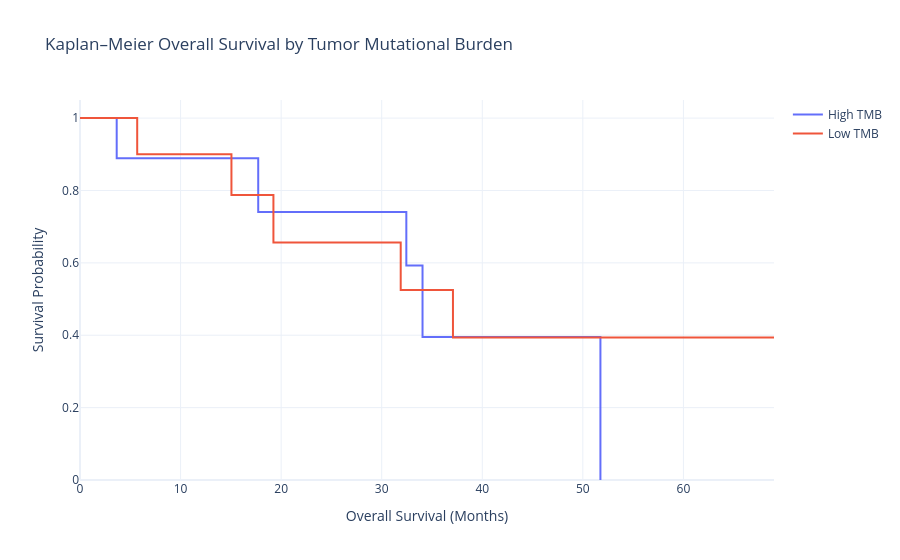

This figure's notebook cell:
### Code cell
# Format and display the figure 

fig.update_layout(
    title=(
        "Kaplan–Meier Overall Survival "
        "by Tumor Mutational Burden"
    ),
    xaxis_title=(
        "Overall Survival (Months)"
    ),
    yaxis_title=(
        "Survival Probability"
    ),
    yaxis={
        "range": [0, 1.05]
    },
    hovermode="x unified",
    template="plotly_white"
)

fig.show()

### Figure 1 — Plotly figure (JSON) as saved in the notebook; plotly's stock layout.template omitted (floating-point values rounded to 4 significant figures)
{"data": [{"hovertemplate": "Time: %{x:.1f} months<br>Survival probability: %{y:.3f}<extra></extra>", "line": {"shape": "hv"}, "mode": "lines", "name": "High TMB", "type": "scatter", "x": [0.0, 3.649, 11.47, 14.76, 17.72, 32.45, 33.27, 34.06, 40.7, 51.75], "y": [1.0, 0.8889, 0.8889, 0.8889, 0.7407, 0.5926, 0.5926, 0.3951, 0.3951, 0.0]}, {"hovertemplate": "Time: %{x:.1f} months<br>Survival probability: %{y:.3f}<extra></extra>", "line": {"shape": "hv"}, "mode": "lines", "name": "Low TMB", "type": "scatter", "x": [0.0, 5.688, 6.904, 15.06, 19.13, 19.23, 31.89, 37.09, 39.02, 41.59, 69.01], "y": [1.0, 0.9, 0.9, 0.7875, 0.7875, 0.6562, 0.525, 0.3938, 0.3938, 0.3938, 0.3938]}], "layout": {"hovermode": "x unified", "title": {"text": "Kaplan–Meier Overall Survival by Tumor Mutational Burden"}, "xaxis": {"title": {"text": "Overall Survival (Months)"}}, "yaxis": {"range": [0, 1.05], "title": {"text": "Survival Probability"}}}}
